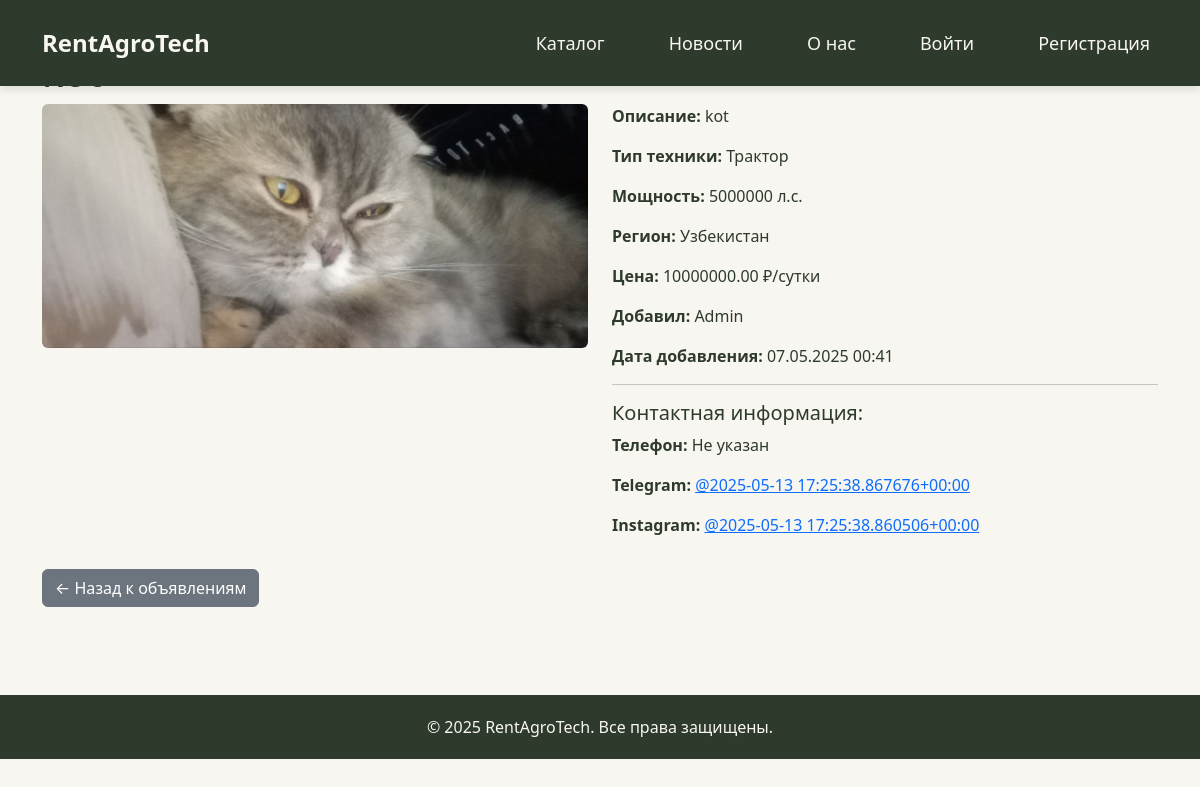
The app's page /listings/6/ with its own data.
### listings/models.py (models this page shows, shortened)
class Listing(models.Model):
    EQUIPMENT_TYPES = (
        ('tractor', 'Трактор'),
        ('combine', 'Комбайн'),
        ('seeder', 'Сеялка'),
        ('plow', 'Плуг'),
    )
    title = models.CharField(max_length=255, verbose_name="Заголовок")
    description = models.TextField(verbose_name="Описание")
    price = models.DecimalField(max_digits=10, decimal_places=2, verbose_name="Цена")
    owner = models.ForeignKey(CustomUser, on_delete=models.CASCADE, verbose_name="Владелец")
    created_at = models.DateTimeField(auto_now_add=True, verbose_name="Дата создания")
    updated_at = models.DateTimeField(auto_now=True, verbose_name="Дата последнего обновления")
    equipment_type = models.CharField(max_length=50, choices=EQUIPMENT_TYPES, verbose_name="Тип техники")
    power = models.IntegerField(verbose_name="Мощность (л.с.)", null=True, blank=True)
    region = models.CharField(max_length=100, verbose_name="Регион")
    image = models.ImageField(upload_to='equipment/', verbose_name="Фото", null=True, blank=True)
    phone_number = models.CharField(max_length=15, verbose_name="Номер телефона", blank=True, null=True)
    telegram_username = models.CharField(max_length=50, verbose_name="Telegram username", blank=True)
    instagram_username = models.CharField(max_length=50, verbose_name="Instagram username", blank=True)

### accounts/models.py (models this page shows, shortened)
class CustomUser(AbstractUser):
    ROLE_CHOICES = (
        ('owner', 'Арендодатель'),
        ('renter', 'Арендующий'),
    )
    role = models.CharField(max_length=10, choices=ROLE_CHOICES, default='renter')

### listings/views.py (the view)
# urls.py: path('<int:pk>/', views.listing_detail, name='detail'),  # Детальная страница объявления
def listing_detail(request, pk):
    listing = get_object_or_404(Listing, pk=pk)
    return render(request, 'posts/detail.html', {'listing': listing})

### listings/templates/posts/detail.html
{% extends 'base.html' %}
{% load static %}
{% block content %}
<div class="container py-5">
    <h1>{{ listing.title }}</h1>
    <div class="row">
        <div class="col-md-6">
            {% if listing.image %}
                <img src="{{ listing.image.url }}" class="img-fluid mb-4 rounded" alt="{{ listing.title }}" style="max-height: 400px; object-fit: cover;">
            {% else %}
                <img src="https://via.placeholder.com/400" class="img-fluid mb-4 rounded" alt="Нет фото">
            {% endif %}
        </div>
        <div class="col-md-6">
            <p><strong>Описание:</strong> {{ listing.description|default:"Не указано" }}</p>
            <p><strong>Тип техники:</strong> {{ listing.get_equipment_type_display|default:"Не указано" }}</p>
            <p><strong>Мощность:</strong> {{ listing.power|default_if_none:"Не указано" }} л.с.</p>
            <p><strong>Регион:</strong> {{ listing.region|default:"Не указан" }}</p>
            <p><strong>Цена:</strong> {{ listing.price|default:"Не указана" }} ₽/сутки</p>
            <p><strong>Добавил:</strong> {{ listing.owner|default:"Неизвестно" }}</p>
            <p><strong>Дата добавления:</strong> {{ listing.created_at|date:"d.m.Y H:i"|default:"Не указана" }}</p>
            <hr>
            <h5>Контактная информация:</h5>
            {% if listing.phone_number %}
                <p><strong>Телефон:</strong> {{ listing.phone_number }}</p>
            {% else %}
                <p><strong>Телефон:</strong> Не указан</p>
            {% endif %}
            {% if listing.telegram_username %}
                <p><strong>Telegram:</strong> <a href="https://t.me/{{ listing.telegram_username }}" target="_blank">@{{ listing.telegram_username }}</a></p>
            {% else %}
                <p><strong>Telegram:</strong> Не указан</p>
            {% endif %}
            {% if listing.instagram_username %}
                <p><strong>Instagram:</strong> <a href="https://instagram.com/{{ listing.instagram_username }}" target="_blank">@{{ listing.instagram_username }}</a></p>
            {% else %}
                <p><strong>Instagram:</strong> Не указан</p>
            {% endif %}
        </div>
    </div>
    <a href="{% url 'post_list' %}" class="btn btn-secondary mt-3">← Назад к объявлениям</a>
</div>
{% endblock %}

### templates/base.html (style rules this page uses)
body { background-color: #F8F6F0; color: #2E3A2C; }

### records on screen
Listing: image (picture), description "kot", equipment_type "Трактор", power "5000000", region "Узбекистан", price "10000000.00", owner "Admin", created_at "07.05.2025 00:41", telegram_username "2025-05-13 17:25:38.867676+00:00", instagram_username "2025-05-13 17:25:38.860506+00:00"
